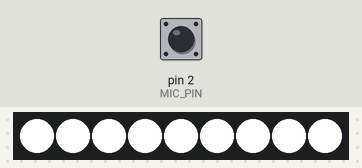
The sketch below on a simulated Arduino Uno, built with avr-gcc and run on an emulated ATmega328P. On the bench: 9 RGB LEDs in strip order, left to right. Inputs (shaded band) come from the test bench; at power-on: pin 2 (MIC_PIN) LOW.

Above: at 1.12 s.
1.3 s: pin 2 (MIC_PIN) driven HIGH
At 1.68 s:
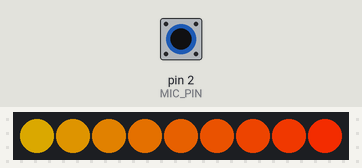
3.9 s: pin 2 (MIC_PIN) driven LOW
At 4.4 s:
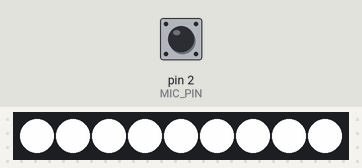
5.4 s: pin 2 (MIC_PIN) driven HIGH
At 5.89 s:
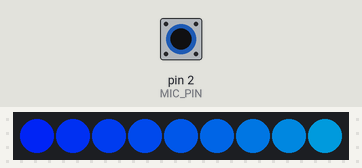
8.1 s: pin 2 (MIC_PIN) pulsed LOW 5 times (0.12 s each, 0.3 s apart)
At 10.19 s:
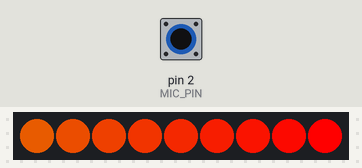
12.6 s: pin 2 (MIC_PIN) pulsed LOW 2 times (0.12 s each, 0.3 s apart)
At 13.52 s:
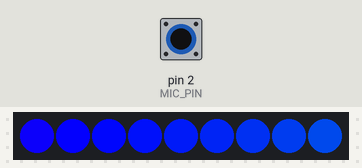

Measured:
- after the input at 1.3 s, the LEDs: change after 0.22 s (image 1)
- after the input at 3.9 s, the LEDs: first change after 0.06 s (image 2 shows a later state)
- after the input at 8.1 s, the LEDs: first change at once (image 4 shows a later state)
- after the input at 12.6 s, the LEDs: first change at once (image 5 shows a later state)

The sketch:

sound_reactive_led_sign.ino
```cpp
#include <Adafruit_NeoPixel.h>
#ifdef __AVR__
#include <avr/power.h>
#endif

#define N_PIXELS   9  // Number of pixels you are using
#define LED_PIN    0  // NeoPixel LED strand is connected to GPIO #0 / D0
#define MIC_PIN    2  // Microphone

#define WAIT       30

int counter = 0;
byte strobe = 0;

Adafruit_NeoPixel  strip = Adafruit_NeoPixel(N_PIXELS, LED_PIN, NEO_GRB + NEO_KHZ800);

byte w_r, w_g, w_b;

// Input a value 0 to 255 to get a color value.
// The colours are a transition r - g - b - back to r.
uint32_t Wheel(byte WheelPos, byte bri) {
  if (WheelPos < 85) {
    w_r = WheelPos * 3;
    w_g = 255 - WheelPos * 3;
    w_b = 0;
  }
  else if (WheelPos < 170) {
    WheelPos -= 85;

    w_r = 255 - WheelPos * 3;
    w_g = 0;
    w_b = WheelPos * 3;
  }
  else {
    WheelPos -= 170;

    w_r = 0;
    w_g = WheelPos * 3;
    w_b = 255 - WheelPos * 3;
  }
  return strip.Color(w_r + ((255 - w_r) * bri / 255), w_g + ((255 - w_g) * bri / 255), w_b + ((255 - w_b) * bri / 255));
}

void setup() {
  // This is the auto-speed doubler line, keep it in, it will
  // automatically double the speed when 16Mhz is selected!
  if (F_CPU == 16000000) clock_prescale_set(clock_div_1);

  pinMode(MIC_PIN, INPUT);

  strip.begin();
  strip.setBrightness(255);
}

void loop() {
  uint16_t i, j;

  for (j = 0; j < 256; j++) {
    // read the analog in value 100 times and count high levels
    counter = 0;

    for (int i = 0; i < 128; i++) if (1 - digitalRead(MIC_PIN)) counter++;

    if (counter > 30) strobe = 255;

    for (i = 0; i < strip.numPixels(); i++) {
      strip.setPixelColor(
        i,
        Wheel((i * 3 + j) & 255, strobe)
      );
    }
    strip.show();

    if (strobe >= 32) strobe -= 32;
    else strobe = 0;

    delay(WAIT);
  }
}
```
